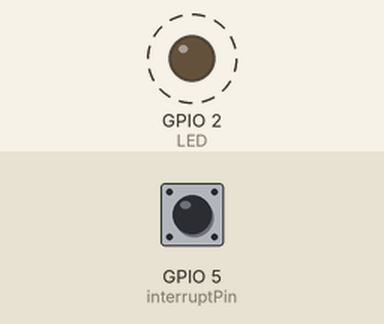
Bench run of a sketch on a simulated ESP8266 (NodeMCU). Parts: output pins drawn as LEDs (lit = HIGH). Dashed ring = blinking. The test bench sets the inputs (shaded band); at power-on: GPIO 5 (interruptPin) LOW. What the sketch prints to the serial monitor is not drawn.

Above: at 1.2 s.
1.3 s: GPIO 5 (interruptPin) pulled HIGH for 0.15 s
Timing chart, 0 to 10.3 s (numbered marks = the images above; inputs shaded):
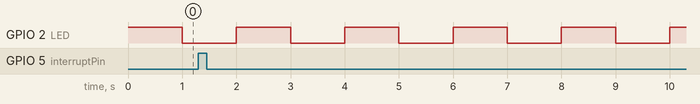

Measured:
- by itself, GPIO 2 (LED): alternates HIGH for 1.0 s and LOW for 1.0 s

The sketch:

interrupt.ino
```cpp
void ICACHE_RAM_ATTR handleInterrupt ();

const int interruptPin = 5; //GPIO 0 = (Flash Button)
const int LED=2; //On board blue LED

void setup() {
  Serial.begin(115200);
  pinMode(LED,OUTPUT);
  pinMode(interruptPin, INPUT);
  attachInterrupt(digitalPinToInterrupt(interruptPin), handleInterrupt, RISING);
}

void loop()
{
    digitalWrite(LED,HIGH); //LED off
    delay(1000);
    digitalWrite(LED,LOW); //LED on
    delay(1000);
}

//This program get executed when interrupt is occures i.e.change of input state
void handleInterrupt() {
    Serial.println("Interrupt Detected");
}
```
